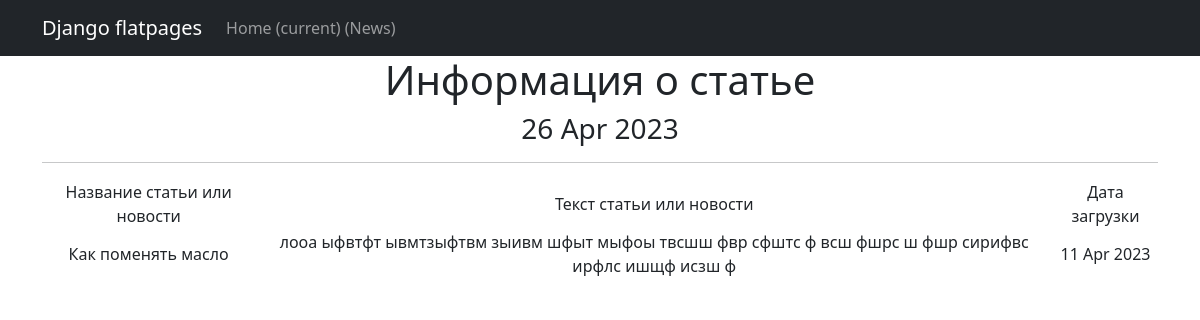
The app's page /news/35 with its own data.
### News/models.py (models this page shows, shortened)
class Post(models.Model):
    author = models.ForeignKey(Author, on_delete=models.CASCADE)
    NEWS = 'NW'
    ARTICLE = 'AR'
    CATEGORY_CHOICES = (
        (NEWS, 'Новость'),
        (ARTICLE, 'Статья'),
    )
    categoryType = models.CharField(max_length=2, choices=CATEGORY_CHOICES, default=ARTICLE)
    dateCreation = models.DateTimeField(auto_now_add=True)
    postCategory = models.ManyToManyField(Category, through='PostCategory')
    title = models.CharField(max_length=128)
    text = models.TextField()
    rating = models.SmallIntegerField(default=0)

### News/views.py (the view)
# urls.py: path('<int:pk>', PostDetail.as_view(), name='post_detail'),
class PostDetail(DetailView):
    model = Post
    template_name = 'post.html'
    context_object_name = 'post'
    def get_context_data(self, **kwargs):
        context = super().get_context_data(**kwargs)
        context['time_now'] = \
            datetime.utcnow()
        context['next_info'] = None
        return context

### News/templatetags/custom_filters.py (called while the page is built)
@register.filter()
def censor(value):
    bad_words = ['useful', 'python']
    if not isinstance(value, str):
        raise TypeError(f"unresolved type '{type(value)}' expected  type 'str'")
    for word in value.split():
        if word.lower() in bad_words:
            value = value.replace(word, f"{word[0]}{'*' * (len(word) - 1)}")
    return value

### News/templates/post.html (shortened to what this page needs)
{% extends 'flatpages/default.html' %}
{% load custom_filters %}
{% block content %}
  <h1>Информация о статье</h1>
   <h3>{{ time_now|date:'d M Y' }}</h3>
<hr>
       <table>
           <tr>
               <td>Название статьи или новости</td>
               <td>Текст статьи или новости</td>
               <td>Дата загрузки</td>
           <tr>
               <td>{{ post.title|censor }}</td>
               <td>{{ post.text |censor }}</td>
               <td>{{ post.dateCreation|date:'d M Y ' }}</td>
       </table>
{% endblock content %}

### records on screen
Post: title|censor "Как поменять масло", text|censor "лооа ыфвтфт ывмтзыфтвм зыивм шфыт мыфоы твсшш фвр сфштс ф всш фшрс ш фшр сирифвс ирфлс ишщф исзш ф", dateCreation "11 Apr 2023"

### other values on screen
{{ time_now|date:'d M Y' }} "26 Apr 2023"
